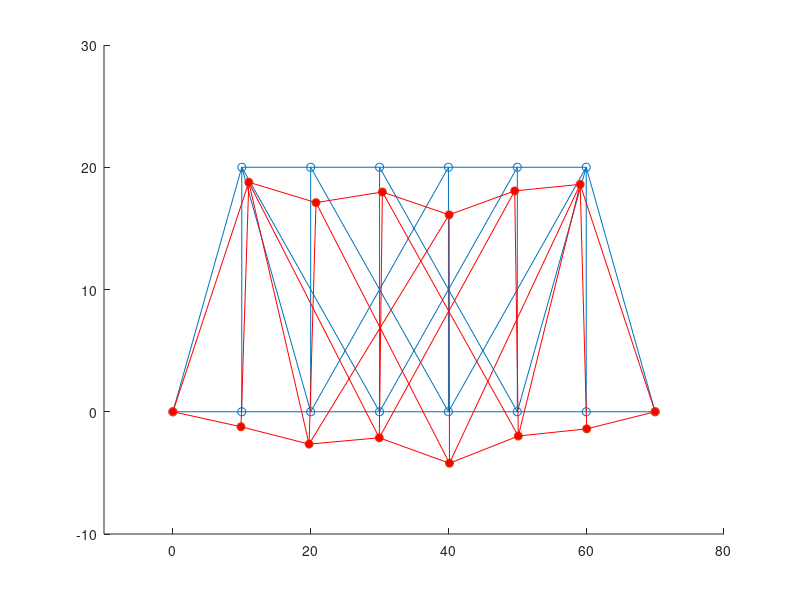

This chart was generated by the following MATLAB code:
% Mechanical Engineering 332 - Computational Mechanics
% Stanford University
% Computing Assignment I - Loads on a Truss Bridge
% July 12, 2018
% Professor Dr. Peter Pinsky, TA Qing Yin
% Erik Lamoureux
% Code adapted from truss template provided. 

clear all;
close all;

%% Coordinate vectors, IEN and ID matrices
X = [0 10 20 30 40 50 60 70 10 20 30 40 50 60;
     0  0  0  0  0  0  0  0 20 20 20 20 20 20];
 
IEN = [1  8 1 2 3 4 5 6 7  9 10 11 12 13 2  3  4  5  6  7 3 4  5  3  6  4  5  6;
       9 14 2 3 4 5 6 7 8 10 11 12 13 14 9 10 11 12 13 14 9 9 10 12 11 13 14 14];
    
ID = [0 1 3 5 7  9 11 0 13 15 17 19 21 23;
      0 2 4 6 8 10 12 0 14 16 18 20 22 24];
    
% number of elements
ne = size(IEN,2);
% number of localnodes
na = size(IEN,1);
% number of space dimensions
ni = size(X,1);

% location matrix
L = zeros(na*ni,ne);

% For loop to iterate through Connectivity Array (IEN) to be applied to 
% the Equation Number Array (ID) to get the Destination Array (L) based on
% the forumla provided in the computing assingment. 
for i = 1:2
    for a = 1:2
        for e = 1:ne
            L(2*(a-1)+i,e) = ID(i,IEN(a,e));
        end
    end
end

%% Compute the stiffness matrix and load vector
% number of equations
neqns = nnz(ID);

% Stiffness matrix
K = zeros(neqns,neqns);
for e = 1:ne
    
    % The truss vector, truss length and inclination angle
    dX = X(:,IEN(2,e)) - X(:,IEN(1,e));
    l = norm(dX,2);
    cos_t = dX(1)/l;
    sin_t = dX(2)/l;
    
    % Determine T_e for the current element based on cos_t and sin_t 
    % found above based on the geometry. 
    T_e = [cos_t sin_t   0      0   ;
          0      0     cos_t  sin_t];
      
    % Determine the element stiffness matrix k_e 
    k_e = transpose(T_e)*((100/l).*[1 -1; -1 1])*T_e;
    
    % Iterate through k_e and assign values into the global stiffness
    % matrix K based on locations found in L (given they are not equal to
    % zero.
    for i = 1:length(k_e)
        if L(i,e) ~= 0
            for j = 1:length(k_e)
                if L(j,e) ~= 0
                    K(L(i,e),L(j,e)) = K(L(i,e),L(j,e)) + k_e(i,j);
                        % Specifically find the internal forces for element
                        % 23 and 27, as per the assignment. 
                        if e == 23
                            T_23 = T_e;
                            l_23 = l;
                        end
                        if e == 27
                            T_27 = T_e;
                            l_27 = l;
                        end
                end          
            end
        end
    end
end

% Load vector
F = zeros(neqns,1);
F(8,1) = -6;

% Solve the linear equation, equivalent to d = inv(K)*F;
d = K \ F;


%% Post-processing: plot the undeformed and deformed truss

% Plot the Undeformed truss
hold on
x_coord = X(1,:);
y_coord = X(2,:);
scatter(x_coord, y_coord)
axis([-10 80 -10 30])
for i = 1:ne
    A = IEN(1,i);
    B = IEN(2,i);
    line([x_coord(A) x_coord(B)],[y_coord(A) y_coord(B)])
end

% Plot the deformed truss
new_X = X(:,[2:7 9:end]);
x2_coord = new_X(1,:);
y2_coord = new_X(2,:);
mag = 1;
for i= 1:12
    temp1(i) = new_X(1,i) + mag*d(2*i-1);
    temp2(i) = new_X(2,i) + mag*d(2*i);
end

x2_coord(1) = 0;
y2_coord(1) = 0;
x2_coord(8) = 70;
y2_coord(8) = 0;
x2_coord(2:7) = temp1(1:6);
y2_coord(2:7) = temp2(1:6);
x2_coord(9:14) = temp1(7:end);
y2_coord(9:14) = temp2(7:end);
scatter(x2_coord, y2_coord, 'MarkerFaceColor', 'red')
for i = 1:ne
    A = IEN(1,i);
    B = IEN(2,i);
    line([x2_coord(A) x2_coord(B)],[y2_coord(A) y2_coord(B)], 'Color','red'); 
end

% Compute and find the internal force in element 23 and element 27    
Delta23 = T_23*[d(7); d(8); d(15); d(16)];
k_23 = (100/l_23).*[1 -1; -1 1];
N_23 = k_23*Delta23;
fprintf('The internal force in element 23 is %2.2f \n',N_23(2))

Delta27 = T_23*[d(7); d(8); d(23); d(24)];
k_27 = (100/l_27).*[1 -1; -1 1];
N_27 = k_27*Delta27;
fprintf('The internal force in element 27 is %2.2f \n',N_27(2))

